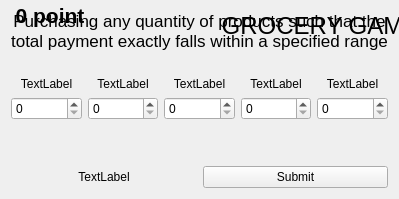
          <widget class="QWidget" name="groceryTab">
            <attribute name="title">
              <string notr="true"/>
            </attribute>
            <widget class="QLabel" name="label_18">
              <property name="geometry">
                <rect>
                  <x>0</x>
                  <y>0</y>
                  <width>641</width>
                  <height>51</height>
                </rect>
              </property>
              <property name="font">
                <font>
                  <pointsize>18</pointsize>
                </font>
              </property>
              <property name="text">
                <string>GROCERY GAME</string>
              </property>
              <property name="alignment">
                <set>Qt::AlignCenter</set>
              </property>
            </widget>
            <layout class="QVBoxLayout" name="verticalLayout">
              <item>
                <widget class="QLabel" name="label_9">
                  <property name="font">
                    <font>
                      <pointsize>13</pointsize>
                    </font>
                  </property>
                  <property name="text">
                    <string>Purchasing any quantity of products such that the total payment exactly falls within a specified range</string>
                  </property>
                  <property name="alignment">
                    <set>Qt::AlignCenter</set>
                  </property>
                  <property name="wordWrap">
                    <bool>true</bool>
                  </property>
                </widget>
              </item>
              <item>
                <layout class="QHBoxLayout" name="horizontalLayout_6">
                  <item>
                    <widget class="QLabel" name="labelG_pic1">
                      <property name="maximumSize">
                        <size>
                          <width>120</width>
                          <height>120</height>
                        </size>
                      </property>
                      <property name="text">
                        <string/>
                      </property>
                      <property name="pixmap">
                        <pixmap resource="resource.qrc">:/resources/Products/images/image_none.jpg</pixmap>
                      </property>
                      <property name="scaledContents">
                        <bool>true</bool>
                      </property>
                    </widget>
                  </item>
                  <item>
                    <widget class="QLabel" name="labelG_pic2">
                      <property name="maximumSize">
                        <size>
                          <width>120</width>
                          <height>120</height>
                        </size>
                      </property>
                      <property name="text">
                        <string/>
                      </property>
                      <property name="pixmap">
                        <pixmap resource="resource.qrc">:/resources/Products/images/image_none.jpg</pixmap>
                      </property>
                      <property name="scaledContents">
                        <bool>true</bool>
                      </property>
                    </widget>
                  </item>
                  <item>
                    <widget class="QLabel" name="labelG_pic3">
                      <property name="maximumSize">
                        <size>
                          <width>120</width>
                          <height>120</height>
                        </size>
                      </property>
                      <property name="text">
                        <string/>
                      </property>
                      <property name="pixmap">
                        <pixmap resource="resource.qrc">:/resources/Products/images/image_none.jpg</pixmap>
                      </property>
                      <property name="scaledContents">
                        <bool>true</bool>
                      </property>
                    </widget>
                  </item>
                  <item>
                    <widget class="QLabel" name="labelG_pic4">
                      <property name="maximumSize">
                        <size>
                          <width>120</width>
                          <height>120</height>
                        </size>
                      </property>
                      <property name="text">
                        <string/>
                      </property>
                      <property name="pixmap">
                        <pixmap resource="resource.qrc">:/resources/Products/images/image_none.jpg</pixmap>
                      </property>
                      <property name="scaledContents">
                        <bool>true</bool>
                      </property>
                    </widget>
                  </item>
                  <item>
                    <widget class="QLabel" name="labelG_pic5">
                      <property name="maximumSize">
                        <size>
                          <width>120</width>
                          <height>120</height>
                        </size>
                      </property>
                      <property name="text">
                        <string/>
                      </property>
                      <property name="pixmap">
                        <pixmap resource="resource.qrc">:/resources/Products/images/image_none.jpg</pixmap>
                      </property>
                      <property name="scaledContents">
                        <bool>true</bool>
                      </property>
                    </widget>
                  </item>
                </layout>
              </item>
              <item>
                <layout class="QHBoxLayout" name="horizontalLayout_8">
                  <item>
                    <widget class="QLabel" name="labelG_name1">
                      <property name="maximumSize">
                        <size>
                          <width>16777215</width>
                          <height>120</height>
                        </size>
                      </property>
                      <property name="font">
                        <font>
                          <pointsize>9</pointsize>
                        </font>
                      </property>
                      <property name="text">
                        <string>TextLabel</string>
                      </property>
                      <property name="alignment">
                        <set>Qt::AlignCenter</set>
                      </property>
                      <property name="wordWrap">
                        <bool>true</bool>
                      </property>
                    </widget>
                  </item>
                  <item>
                    <widget class="QLabel" name="labelG_name2">
                      <property name="maximumSize">
                        <size>
                          <width>16777215</width>
                          <height>120</height>
                        </size>
                      </property>
                      <property name="font">
                        <font>
                          <pointsize>9</pointsize>
                        </font>
                      </property>
                      <property name="text">
                        <string>TextLabel</string>
                      </property>
                      <property name="alignment">
                        <set>Qt::AlignCenter</set>
                      </property>
                      <property name="wordWrap">
                        <bool>true</bool>
                      </property>
                    </widget>
                  </item>
                  <item>
                    <widget class="QLabel" name="labelG_name3">
                      <property name="maximumSize">
                        <size>
                          <width>16777215</width>
                          <height>120</height>
                        </size>
                      </property>
                      <property name="font">
                        <font>
                          <pointsize>9</pointsize>
                        </font>
                      </property>
                      <property name="text">
                        <string>TextLabel</string>
                      </property>
                      <property name="alignment">
                        <set>Qt::AlignCenter</set>
                      </property>
                      <property name="wordWrap">
                        <bool>true</bool>
                      </property>
                    </widget>
                  </item>
                  <item>
                    <widget class="QLabel" name="labelG_name4">
                      <property name="maximumSize">
                        <size>
                          <width>16777215</width>
                          <height>120</height>
                        </size>
                      </property>
                      <property name="font">
                        <font>
                          <pointsize>9</pointsize>
                        </font>
                      </property>
                      <property name="text">
                        <string>TextLabel</string>
                      </property>
                      <property name="alignment">
                        <set>Qt::AlignCenter</set>
                      </property>
                      <property name="wordWrap">
                        <bool>true</bool>
                      </property>
                    </widget>
                  </item>
                  <item>
                    <widget class="QLabel" name="labelG_name5">
                      <property name="maximumSize">
                        <size>
                          <width>16777215</width>
                          <height>120</height>
                        </size>
                      </property>
                      <property name="font">
                        <font>
                          <pointsize>9</pointsize>
                        </font>
                      </property>
                      <property name="text">
                        <string>TextLabel</string>
                      </property>
                      <property name="alignment">
                        <set>Qt::AlignCenter</set>
                      </property>
                      <property name="wordWrap">
                        <bool>true</bool>
                      </property>
                    </widget>
                  </item>
                </layout>
              </item>
              <item>
                <layout class="QHBoxLayout" name="horizontalLayout_7">
                  <item>
                    <widget class="QSpinBox" name="quantityProduct1"/>
                  </item>
                  <item>
                    <widget class="QSpinBox" name="quantityProduct2"/>
                  </item>
                  <item>
                    <widget class="QSpinBox" name="quantityProduct3"/>
                  </item>
                  <item>
                    <widget class="QSpinBox" name="quantityProduct4"/>
                  </item>
                  <item>
                    <widget class="QSpinBox" name="quantityProduct5"/>
                  </item>
                </layout>
              </item>
              <item>
                <spacer name="verticalSpacer">
                  <property name="orientation">
                    <enum>Qt::Vertical</enum>
                  </property>
                  <property name="sizeType">
                    <enum>QSizePolicy::Fixed</enum>
                  </property>
                  <property name="sizeHint" stdset="0">
                    <size>
                      <width>20</width>
                      <height>40</height>
                    </size>
                  </property>
                </spacer>
              </item>
              <item>
                <layout class="QHBoxLayout" name="horizontalLayout_9">
                  <item>
                    <widget class="QLabel" name="rangeInp">
                      <property name="text">
                        <string>TextLabel</string>
                      </property>
                      <property name="alignment">
                        <set>Qt::AlignCenter</set>
                      </property>
                    </widget>
                  </item>
                  <item>
                    <widget class="QPushButton" name="btnSubmitG">
                      <property name="text">
                        <string>Submit</string>
                      </property>
                    </widget>
                  </item>
                </layout>
              </item>
            </layout>
            <widget class="QPushButton" name="btnBackToMenu_GC">
              <property name="enabled">
                <bool>true</bool>
              </property>
              <property name="geometry">
                <rect>
                  <x>510</x>
                  <y>0</y>
                  <width>121</width>
                  <height>31</height>
                </rect>
              </property>
              <property name="text">
                <string>Exit Game</string>
              </property>
            </widget>
            <widget class="QLabel" name="singleScore_GC">
              <property name="font">
                <font>
                  <pointsize>16</pointsize>
                  <bold>true</bold>
                </font>
              </property>
              <property name="text">
                <string>0 point</string>
              </property>
              <property name="alignment">
                <set>Qt::AlignCenter</set>
              </property>
            </widget>
          </widget>
